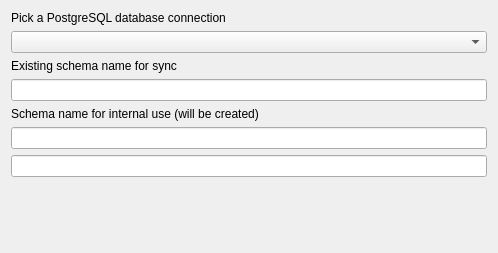
<?xml version="1.0" encoding="UTF-8"?>
<ui version="4.0">
 <class>WizardPage</class>
 <widget class="QWizardPage" name="WizardPage">
  <property name="geometry">
   <rect>
    <x>0</x>
    <y>0</y>
    <width>498</width>
    <height>253</height>
   </rect>
  </property>
  <property name="windowTitle">
   <string>Select DB connection</string>
  </property>
  <layout class="QVBoxLayout" name="verticalLayout">
   <item>
    <widget class="QLabel" name="label">
     <property name="text">
      <string>Pick a PostgreSQL database connection</string>
     </property>
    </widget>
   </item>
   <item>
    <widget class="QComboBox" name="cmb_db_conn"/>
   </item>
   <item>
    <widget class="QLabel" name="label_sync_schema">
     <property name="text">
      <string>Existing schema name for sync</string>
     </property>
    </widget>
   </item>
   <item>
    <widget class="QStackedWidget" name="stackedWidget">
     <property name="currentIndex">
      <number>0</number>
     </property>
     <widget class="QWidget" name="page">
      <layout class="QVBoxLayout" name="verticalLayout_2">
       <property name="spacing">
        <number>0</number>
       </property>
       <property name="sizeConstraint">
        <enum>QLayout::SetMinimumSize</enum>
       </property>
       <property name="leftMargin">
        <number>0</number>
       </property>
       <property name="topMargin">
        <number>0</number>
       </property>
       <property name="rightMargin">
        <number>0</number>
       </property>
       <property name="bottomMargin">
        <number>0</number>
       </property>
       <item>
        <widget class="QLineEdit" name="line_edit_sync_schema"/>
       </item>
      </layout>
     </widget>
     <widget class="QWidget" name="page_2">
      <layout class="QVBoxLayout" name="verticalLayout_3">
       <property name="spacing">
        <number>0</number>
       </property>
       <property name="sizeConstraint">
        <enum>QLayout::SetMinimumSize</enum>
       </property>
       <property name="leftMargin">
        <number>0</number>
       </property>
       <property name="topMargin">
        <number>0</number>
       </property>
       <property name="rightMargin">
        <number>0</number>
       </property>
       <property name="bottomMargin">
        <number>0</number>
       </property>
       <item>
        <widget class="QComboBox" name="cmb_sync_schema"/>
       </item>
      </layout>
     </widget>
    </widget>
   </item>
   <item>
    <widget class="QLabel" name="label_internal_schema">
     <property name="text">
      <string>Schema name for internal use (will be created)</string>
     </property>
    </widget>
   </item>
   <item>
    <widget class="QLineEdit" name="line_edit_internal_schema"/>
   </item>
   <item>
    <widget class="QLineEdit" name="ledit_sync_schema"/>
   </item>
   <item>
    <spacer name="verticalSpacer">
     <property name="orientation">
      <enum>Qt::Vertical</enum>
     </property>
     <property name="sizeHint" stdset="0">
      <size>
       <width>20</width>
       <height>500</height>
      </size>
     </property>
    </spacer>
   </item>
  </layout>
 </widget>
 <resources/>
 <connections/>
</ui>
